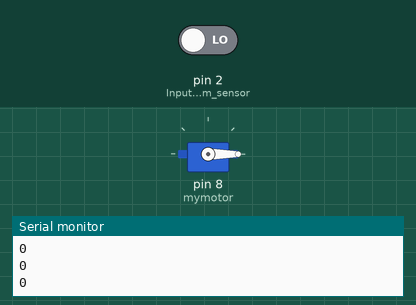
Bench run of a sketch on a simulated Arduino Uno, built with avr-gcc and run on an emulated ATmega328P. On the bench: servo, the last lines printed to the serial monitor. The test bench sets the inputs (shaded band); at power-on: pin 2 (Input_from_sensor) LOW.

Above: at 1.8 s.
1.9 s: pin 2 (Input_from_sensor) driven HIGH
At 3.2 s:
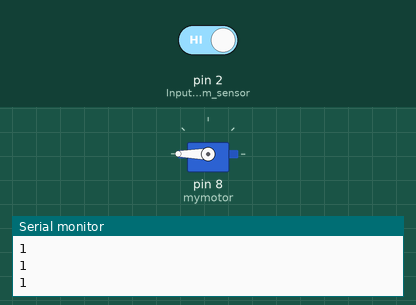
3.5 s: pin 2 (Input_from_sensor) driven LOW
At 4.5 s:
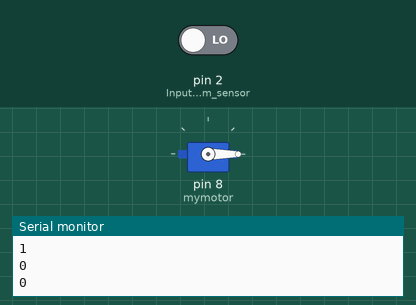
Timing chart, 0 to 6.5 s (numbered marks = the images above; inputs shaded):
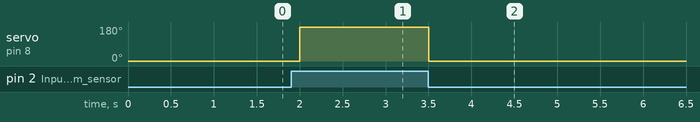

The sketch:

Final_Project_Hannah.ino
```cpp
#include <Servo.h>

Servo mymotor;

void setup() {
  Serial.begin(9600);// setup Serial Monitor to display information
  pinMode(2, INPUT);// Input from sensor
  mymotor.attach(8); // motor uses pin 8
}

void loop() {
  int motion =digitalRead(2);
  Serial.println(motion);


  if(motion == 1){
    mymotor.write(180);
  }

  else{
     mymotor.write(0);
  }

  delay(500);

}
```

Measured:
- after the input at 1.9 s, servo on pin 8 (mymotor): 0° → 180° after 0.10 s
- after the input at 3.5 s, servo on pin 8 (mymotor): 180° → 0° at once
